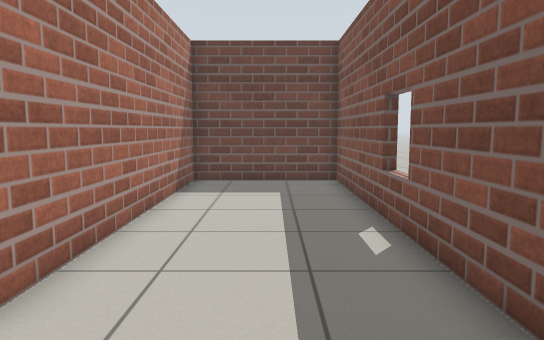
view 1 (above)

20 first-person views from a walk through a world built for the Gazebo simulator. The camera is 0.94 m above the floor, tilts 6° down and sees 70° across. The floor is counted in squares, 0.5 m on a side. Each view is taken from the middle of a square. On the plan, view 1 faces up. The plan holds only what a view shows up to about 19 squares ahead; the rest is blank.

view 2
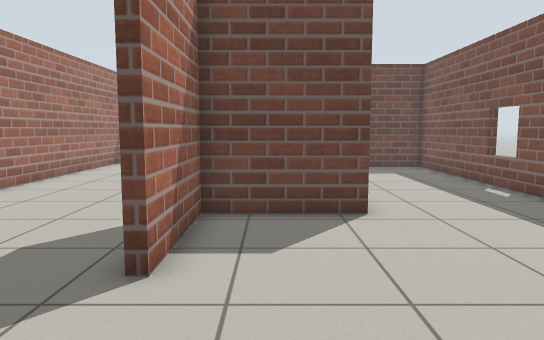

view 3
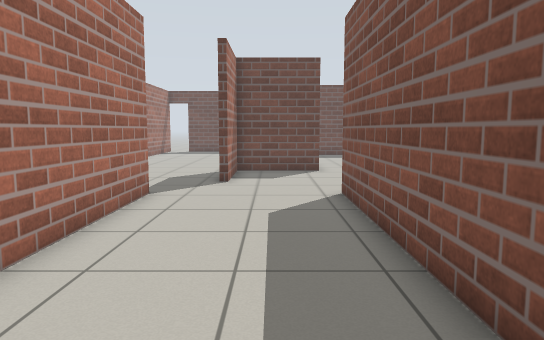

view 4
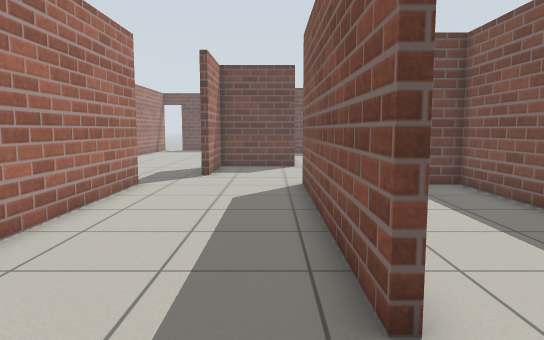

view 5
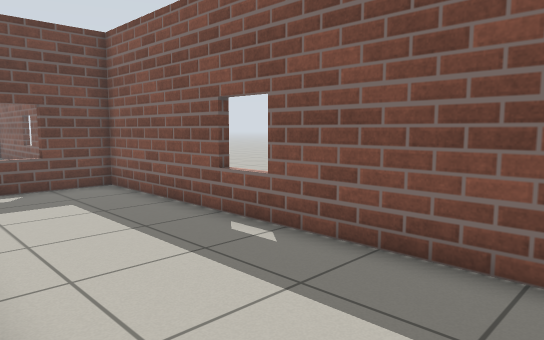

view 6
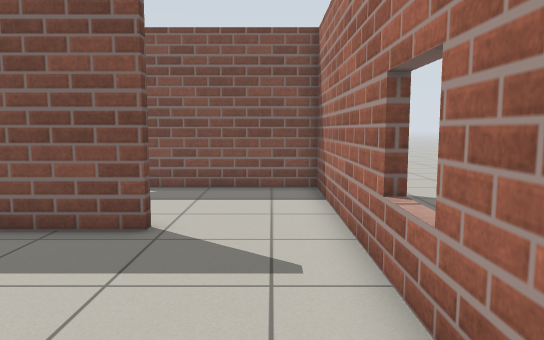

view 7
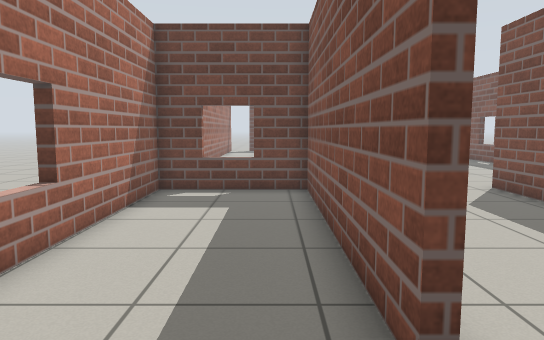

view 8
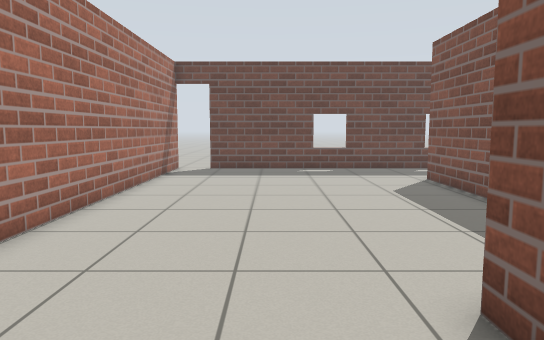

view 9
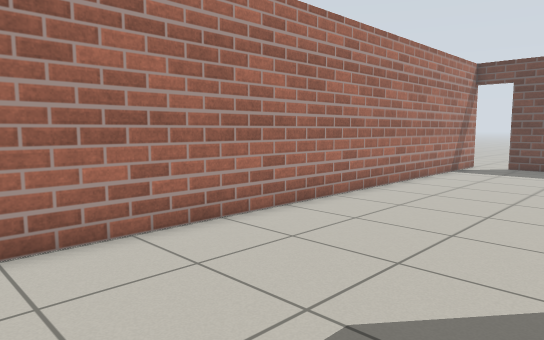

view 10
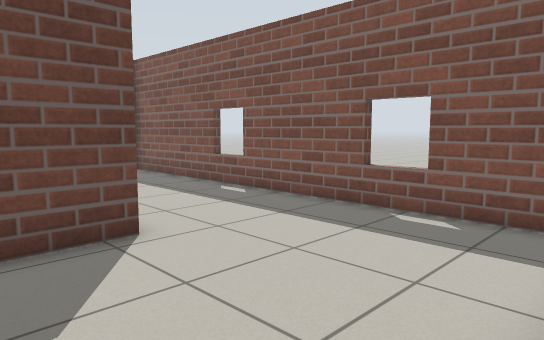

view 11
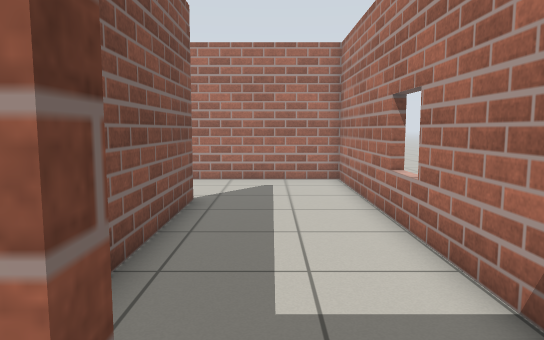

view 12
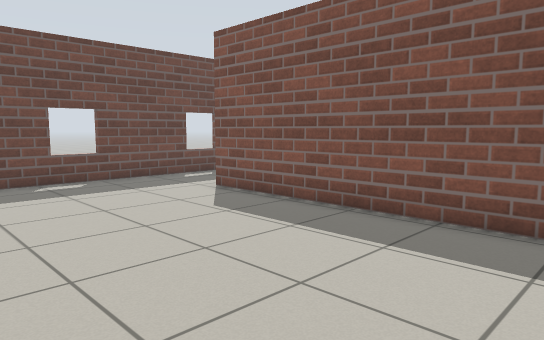

view 13
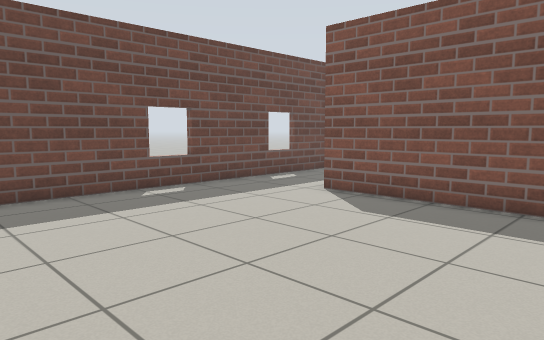

view 14
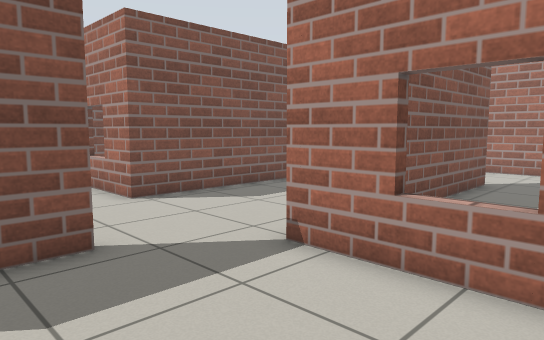

view 15
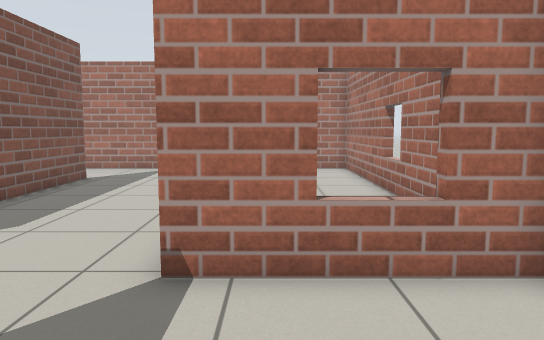

view 16
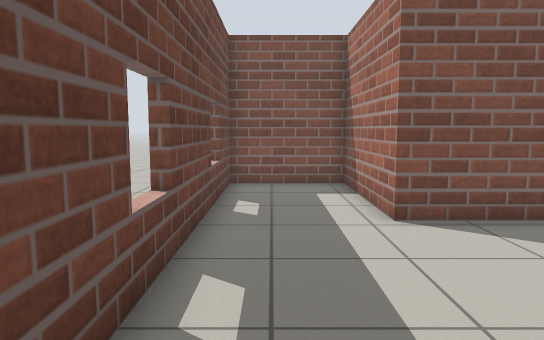

view 17
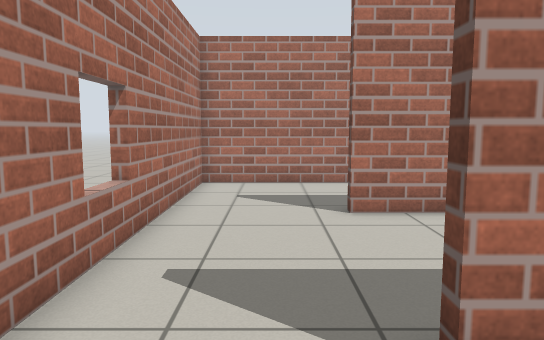

view 18
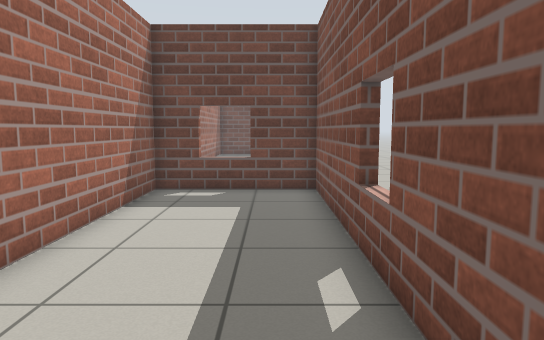

view 19
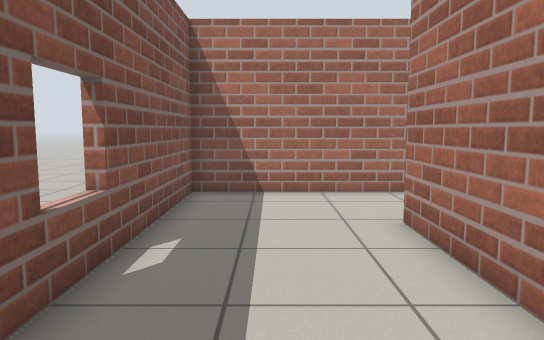

view 20
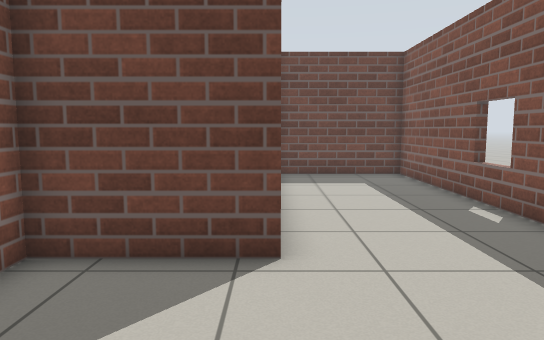

### Floor plan
Points are (right, up) in squares from view 1. A wall is a line through its corners. A room is listed if a view was taken in it or the views show most of it. See-through windows are left out.
Room 1 (views 1, 2, 3, 4, 5, 9, 10, 20)
walls: (-8.6, -2.7) (-8.6, -12.2); (-2.8, 3.5) (-6.6, 3.5) (-6.6, -0.3); (2.4, -1.6) (2.4, 14.2) (-2.9, 14.2) (-2.9, 3.9); (-2.9, -12.8) (-2.9, -2.7) (0, -2.7); (-8.5, -16.5) (-2.6, -16.4)
ways out: opening at (-9, -14.5) to room 2; opening at (-8, -1.5) to room 3; opening at (-3, -14.5) to room 4
Room 2 (views 6, 7)
walls: (-8.6, -12.2) (-8.9, -12.2) (-8.9, -3) (-13.5, -3) (-13.5, -16.5) (-8.5, -16.5)
ways out: opening at (-9, -14.5) to room 1
Room 3 (views 8, 11, 12, 13, 14, 15, 16)
walls: (-3.2, 5.2) (-3.2, 14.5) (2.4, 14.5) (2.4, 18.4) (-12, 18.4); (-6.9, 2.9) (-6.9, 3.9); (-6.9, -0.3) (-6.9, 1.1); (-13.5, 18.8) (-13.5, -1); (-13.5, -2.7) (-8.6, -2.7)
ways out: opening at (-8, -1.5) to room 1; open door at (-12.5, 19)
Room 4 (views 17, 18, 19)
walls: (-2.6, -16.4) (2.4, -16.4) (2.4, -3) (-2.6, -3) (-2.6, -12.8)
ways out: opening at (-3, -14.5) to room 1

Positions as (right, up) in squares from view 1, and headings:
1: (0, 0), facing up
2: (-5, -5), facing up
3: (-5, -14), facing up
4: (-4, -16), facing up
5: (-3, -16), facing up-right
6: (-10, -15), facing right
7: (-10, -15), facing up
8: (-9, 0), facing up
9: (-7, -2), facing up-left
10: (-6, -3), facing up-right
11: (-11, -2), facing down
12: (-11, 4), facing up-right
13: (-13, 7), facing up-right
14: (-13, 2), facing down-right
15: (-10, 2), facing down
16: (-11, 17), facing right
17: (0, -14), facing left
18: (1, -15), facing up
19: (0, -5), facing down
20: (-3, -2), facing up
